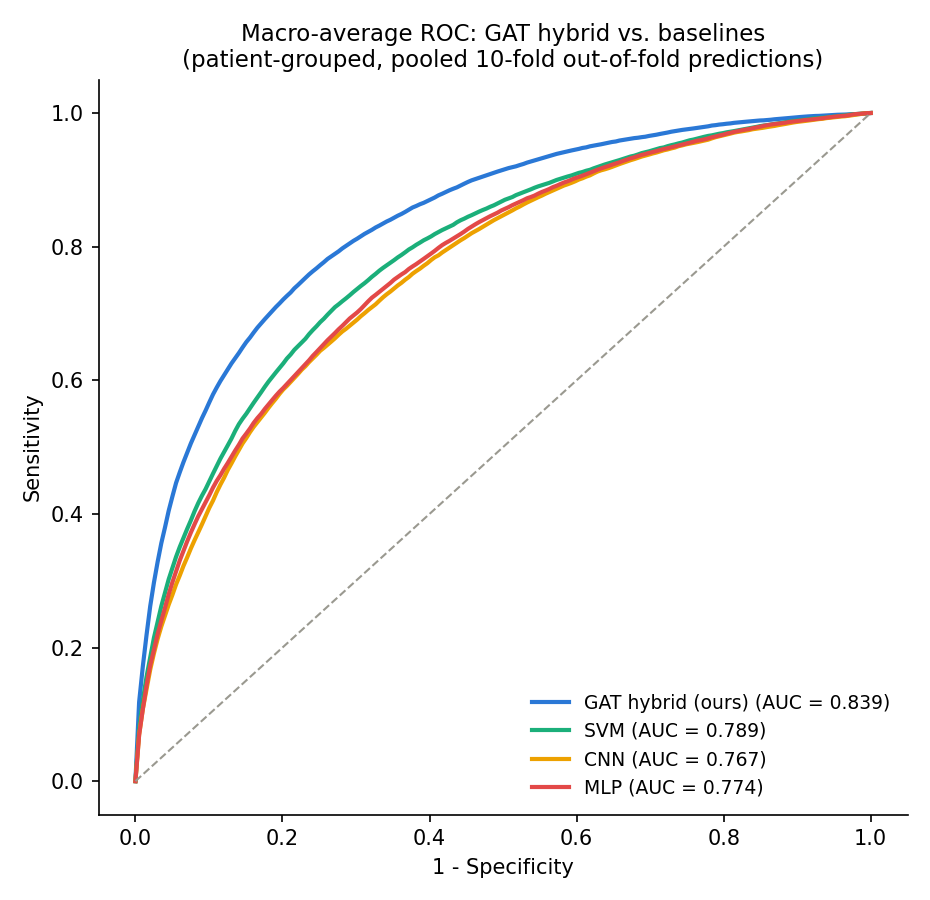

Here is the Python script that generated this plot:
"""
R1-M3: rebuild Figure 5 (macro-average ROC, GAT vs SVM vs CNN vs MLP) from the
final patient-grouped, optuna-tuned results. Supersedes
review/analysis/figure5_macro_roc.py (old leaky split, untuned baselines,
pre-edge_dim-fix GAT).

No training -- pure post-hoc computation from existing y_true/y_score.npy per fold.
"""
import os
import numpy as np
from sklearn.metrics import roc_curve, auc
import matplotlib.pyplot as plt

REPO_ROOT = os.path.dirname(os.path.dirname(os.path.dirname(os.path.abspath(__file__))))
OUT_DIR = os.path.dirname(os.path.abspath(__file__))

MODELS = [
    ("GAT hybrid (ours)", os.path.join(REPO_ROOT, 'patient_split', 'result_4class_patient_hybrid_auc'), "#2a78d6"),
    ("SVM",               os.path.join(REPO_ROOT, 'patient_split', 'result_SVM_patient_auc'),           "#1baf7a"),
    ("CNN",               os.path.join(REPO_ROOT, 'patient_split', 'result_CNN_patient_auc'),           "#eda100"),
    ("MLP",               os.path.join(REPO_ROOT, 'patient_split', 'result_MLP_patient_auc'),           "#e34948"),
]
N_CLASSES = 4
CLASS_NAMES = ["SEIZURE", "LPD", "GPD", "OTHERS"]

fig, ax = plt.subplots(figsize=(6.2, 6), dpi=150)
mean_fpr = np.linspace(0, 1, 200)

results = []
for name, result_dir, color in MODELS:
    all_true, all_score = [], []
    for i in range(1, 11):
        y_true = np.load(os.path.join(result_dir, f'fold_{i}', 'y_true.npy')).flatten()
        y_score = np.load(os.path.join(result_dir, f'fold_{i}', 'y_score.npy'))
        all_true.append(y_true)
        all_score.append(y_score)
    y_true = np.concatenate(all_true)
    y_score = np.concatenate(all_score, axis=0)

    tprs, aucs = [], []
    for c in range(N_CLASSES):
        y_true_bin = (y_true == c).astype(int)
        fpr, tpr, _ = roc_curve(y_true_bin, y_score[:, c])
        aucs.append(auc(fpr, tpr))
        tprs.append(np.interp(mean_fpr, fpr, tpr))

    macro_tpr = np.mean(tprs, axis=0)
    macro_tpr[0] = 0.0
    macro_auc = np.mean(aucs)

    ax.plot(mean_fpr, macro_tpr, color=color, linewidth=2,
            label=f"{name} (AUC = {macro_auc:.3f})")
    results.append((name, macro_auc, aucs))

ax.plot([0, 1], [0, 1], color="#9a9990", linestyle="--", linewidth=1)
ax.set_xlabel("1 - Specificity")
ax.set_ylabel("Sensitivity")
ax.set_title("Macro-average ROC: GAT hybrid vs. baselines\n(patient-grouped, pooled 10-fold out-of-fold predictions)",
              fontsize=11)
ax.spines["top"].set_visible(False)
ax.spines["right"].set_visible(False)
ax.legend(loc="lower right", frameon=False, fontsize=9)
fig.tight_layout()
fig.savefig(os.path.join(OUT_DIR, 'figure5_macro_roc.png'), facecolor="white")

print("Model              Macro AUC   Per-class AUC (SEIZURE, LPD, GPD, OTHERS)")
for name, macro_auc, aucs in results:
    print(f"{name:18s} {macro_auc:.4f}     " + ", ".join(f"{a:.4f}" for a in aucs))

with open(os.path.join(OUT_DIR, 'figure5_macro_roc_result.txt'), 'w') as f:
    f.write("Model              Macro AUC   Per-class AUC (SEIZURE, LPD, GPD, OTHERS)\n")
    for name, macro_auc, aucs in results:
        f.write(f"{name:18s} {macro_auc:.4f}     " + ", ".join(f"{a:.4f}" for a in aucs) + "\n")

print(f"\nSaved: {os.path.join(OUT_DIR, 'figure5_macro_roc.png')}")
print(f"Saved: {os.path.join(OUT_DIR, 'figure5_macro_roc_result.txt')}")
